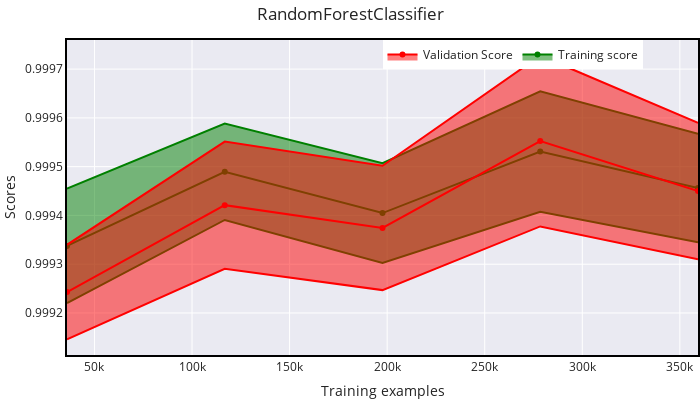

This figure's notebook cell:
### Markdown cell above
#### 3.RandomForestClassifier

### Code cell
plot_learning_curve(rf, 'RandomForestClassifier', X_test, y_test)

### Figure 1 — Plotly figure (JSON) as saved in the notebook; plotly's stock layout.template omitted (floating-point values rounded to 4 significant figures)
{"data": [{"marker": {"color": "green"}, "mode": "lines", "name": "Training score - Standard Deviation", "showlegend": false, "type": "scatter", "x": [35930, 116772, 197615, 278457, 359300], "y": [0.9995, 0.9996, 0.9995, 0.9997, 0.9996]}, {"fill": "tonexty", "marker": {"color": "green"}, "mode": "lines+markers", "name": "Training score", "type": "scatter", "x": [35930, 116772, 197615, 278457, 359300], "y": [0.9993, 0.9995, 0.9994, 0.9995, 0.9995]}, {"fill": "tonexty", "marker": {"color": "green"}, "mode": "lines", "name": "Training score + Standard Deviation", "showlegend": false, "type": "scatter", "x": [35930, 116772, 197615, 278457, 359300], "y": [0.9992, 0.9994, 0.9993, 0.9994, 0.9993]}, {"marker": {"color": "red"}, "mode": "lines", "showlegend": false, "type": "scatter", "x": [35930, 116772, 197615, 278457, 359300], "y": [0.9993, 0.9996, 0.9995, 0.9997, 0.9996]}, {"fill": "tonexty", "marker": {"color": "red"}, "mode": "lines+markers", "name": "Validation Score", "type": "scatter", "x": [35930, 116772, 197615, 278457, 359300], "y": [0.9992, 0.9994, 0.9994, 0.9996, 0.9995]}, {"fill": "tonexty", "marker": {"color": "red"}, "mode": "lines", "showlegend": false, "type": "scatter", "x": [35930, 116772, 197615, 278457, 359300], "y": [0.9991, 0.9993, 0.9992, 0.9994, 0.9993]}], "layout": {"height": 400, "legend": {"orientation": "h", "x": 0.5, "y": 1}, "margin": {"b": 0, "l": 60, "r": 0, "t": 40}, "title": {"text": "RandomForestClassifier"}, "width": 700, "xaxis": {"linecolor": "black", "linewidth": 2, "mirror": true, "title": {"text": "Training examples"}}, "yaxis": {"linecolor": "black", "linewidth": 2, "mirror": true, "title": {"text": "Scores"}}}}
